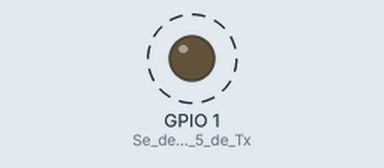
Recording of a program running on a simulated ESP8266 (NodeMCU). Parts: output pins drawn as LEDs (lit = HIGH). Dashed ring = blinking. WiFi joins after 1.5 s; servers stay silent unless stated.

Above: at 0.5 s.
Timing chart, 0 to 4.6 s (numbered marks = the images above):
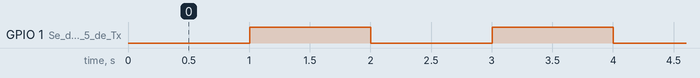

Measured:
- by itself, GPIO 1 (Se_declara_el_pin_5_de_Tx): alternates HIGH for 1.0 s and LOW for 1.0 s

The program:

main.cpp
```cpp
#include <Arduino.h>

#include <FirebaseESP8266.h>
#define FIREBASE_HOST "YOUR_FIREBASE_PROJECT.firebaseio.com"
#define FIREBASE_AUTH "YOUR_FIREBASE_DATABASE_SECRET"
#define WIFI_SSID "YOUR_WIFI_AP"
#define WIFI_PASSWORD "YOUR_WIFI_PASSWORD"

FirebaseData firebaseData;
String path = "/cmss/sensors"; //Se declara la rama de la base de datos a utilizar

void setup()
{
  WiFi.begin(WIFI_SSID, WIFI_PASSWORD); //Se inicializa la conexiòn con la red WiFi
  Firebase.begin(FIREBASE_HOST, FIREBASE_AUTH); //Se inicializa la comunicaciòn con la base de datos
  Firebase.reconnectWiFi(true); //

  Firebase.enableClassicRequest(firebaseData, true); //Se permite el GET y POST de los datos en redes con Firewall

  pinMode(1, OUTPUT); //Se declara el pin 5 de Tx (GPIO-1) como salida
  digitalWrite(1, LOW); // Se sobreescribe el valor de GPIO-1 a 0
}

void loop()
{
  digitalWrite(1, LOW);
  delay(1000); // delay de 1 segundo
  digitalWrite(1, HIGH);
  delay(1000);
}
```
